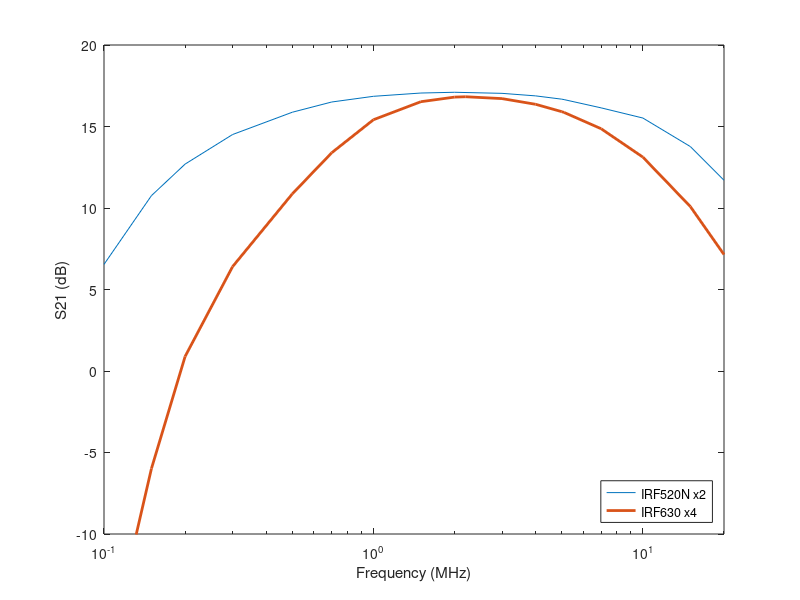

MATLAB code to generate this figure: (Note: this script raises an error after producing the figure.)
f0_ref=5.1; % target frequency, in MHZ. For putting reference line on figure

irf520n.f=[     0.1,    0.15,   0.2,    0.3,    0.5,    0.7,    1.0,    1.5,    2.0,    3.0,    4.0,    5.0,    5.1,    7.0,    10.0,   15.0,   20.0];
irf520n.Vrms=[  2.121,  3.447,  4.307,  5.307,  6.213,  6.678,  6.952,  7.115,  7.153,  7.099,  6.973,  6.813,  6.792,  6.407,  5.963,  4.875,  3.842];
irf630.f= [     0.1,    0.15,   0.2,    0.3,    0.5,    0.7,    1.0,    1.5,    2.0,    2.2,    3.0,    4.0,    5.0,    5.1,    7.0,    10.0,   15.0,   20.0];
irf630.Vrms= [  0.1177, 0.5014, 1.1069, 2.0871, 3.4907, 4.666,  5.8919, 6.6922, 6.9130, 6.930,  6.840,  6.570,  6.237,  6.203,  5.5285, 4.524,  3.191,  2.2732];


Pin_dBm=13.0;

amp=irf520n;
amp.Pout_dBm=10*log10(amp.Vrms.^2/50*1000);
amp.gain_dB=amp.Pout_dBm-Pin_dBm;
irf520n=amp;

amp=irf630;
amp.Pout_dBm=10*log10(amp.Vrms.^2/50*1000);
amp.gain_dB=amp.Pout_dBm-Pin_dBm;
irf630=amp;

h1=figure(1); clf; 
ha1=semilogx(irf520n.f,irf520n.gain_dB,irf630.f,irf630.gain_dB,'LineWidth',2)
xlabel('Frequency (MHz)')
ylabel('S21 (dB)')
lh=legend('IRF520N x2','IRF630 x4','Location','SouthEast','AutoUpdate','off');
xlim([0.1 20]);
ylim([-10 20]);

ylims=h1.Children(2).YLim;
hold on;
refline1=plot([f0_ref f0_ref],ylims,'Color',[0.5 0.5 0.5],'LineStyle','--','LineWidth',2);
% mark1=scatter(irf520n.OP1dB,irf520n.gain_P1dB_intercept,200,'x','MarkerEdgeColor','red','LineWidth',1.5);
% refline2=plot(xlims,(irf630.gain_P1dB_intercept)*[1 1],'Color',ha3(2).Color,'LineStyle','--','LineWidth',2);
% mark2=scatter(irf630.OP1dB,irf630.gain_P1dB_intercept,200,'x','MarkerEdgeColor','red','LineWidth',1.5);
hold off;
th1=text(f0_ref-0.4,2,sprintf('f=%.1f MHz',f0_ref));
th1.HorizontalAlignment='right';
grid on;

return;
print(h1,'S21_vs_f_plot.png','-dpng','-r300');     